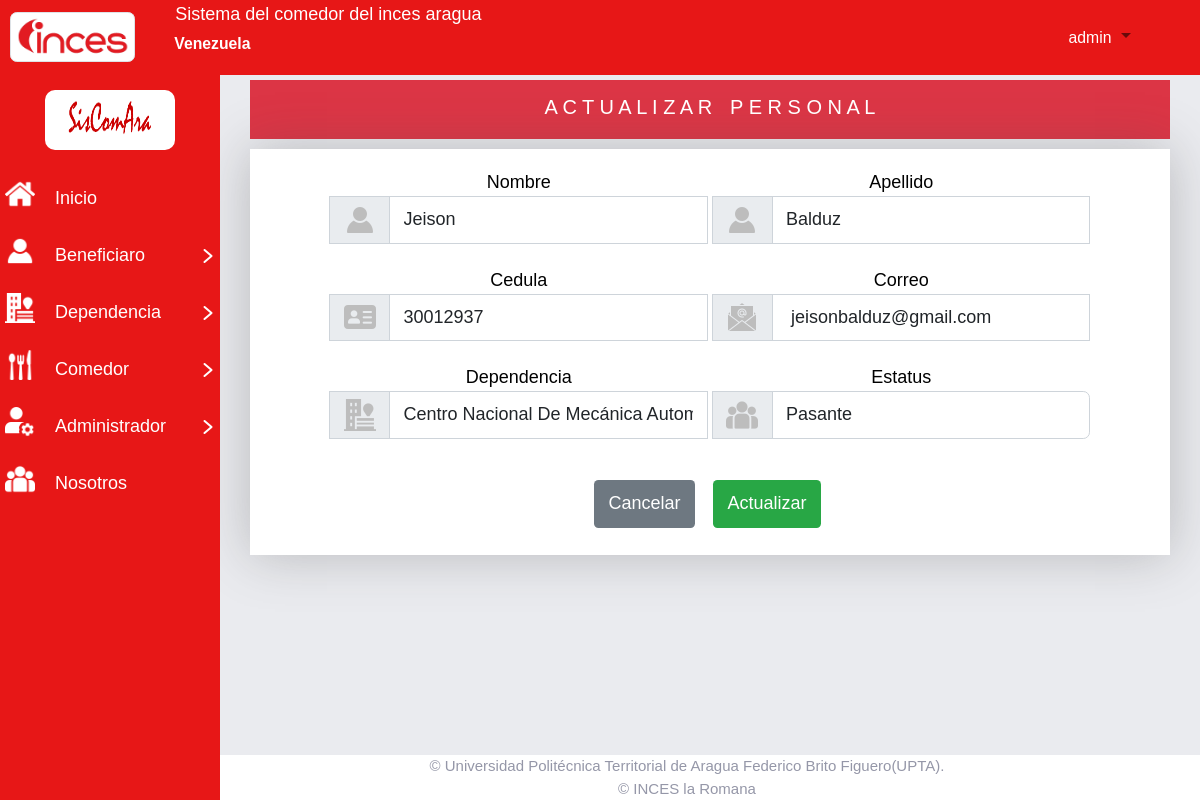
Page /sistema/actualizar-personal.php?tabla=1 (signed in) on the committed database.
### tables this page shows
CREATE TABLE `personal` (
  `idpersonal` int(11) NOT NULL,
  `nombre` varchar(50) DEFAULT NULL,
  `apellido` varchar(50) DEFAULT NULL,
  `cedula` int(50) DEFAULT NULL,
  `correo` varchar(100) DEFAULT NULL,
  `idsede` int(100) DEFAULT NULL,
  `idestatus` int(100) DEFAULT NULL,
  `fecha` varchar(10) DEFAULT NULL,
  `hora` varchar(20) DEFAULT NULL,
  `activo` int(1) DEFAULT NULL,
  `id_usuario` int(11) DEFAULT NULL
);

CREATE TABLE `sedes` (
  `idsede` int(11) NOT NULL,
  `sede` varchar(50) DEFAULT NULL,
  `idestados` int(11) DEFAULT NULL,
  `codigo` int(50) DEFAULT NULL,
  `fecha` varchar(20) DEFAULT NULL,
  `hora` varchar(20) DEFAULT NULL,
  `iden_usuario` int(20) DEFAULT NULL,
  `estado_sede` int(11) DEFAULT NULL
);

CREATE TABLE `estatus` (
  `idestatus` int(11) NOT NULL,
  `estatus` varchar(50) DEFAULT NULL,
  `estatus_fecha` varchar(20) DEFAULT NULL,
  `estatus_hora` varchar(15) DEFAULT NULL,
  `iden_usuario` int(11) DEFAULT NULL,
  `estado_estatus` int(11) DEFAULT NULL
);

### sistema/actualizar-personal.php (the view, shortened to what this page needs)
<?php
include("php/rol.php");
$idPersonalRegistro = $_GET['tabla'];
  $consulta_registro_personal = "SELECT * FROM personal
  INNER JOIN sedes ON personal.idsede = sedes.idsede
  INNER JOIN estatus ON personal.idestatus = estatus.idestatus
  WHERE idpersonal='".$idPersonalRegistro."' ";
$resultado_registro_personal = $conexion->query($consulta_registro_personal);
while ($rowPersonal=$resultado_registro_personal->fetch_assoc()){
  $nombrePersonal= $rowPersonal['nombre'];
  $apellidoPersonal = $rowPersonal['apellido'];
  $cedulaPersonal = $rowPersonal['cedula'];
  $correoPersonal = $rowPersonal['correo'];
  $sedePersonal = $rowPersonal['sede'];
  $idsedePersonal = $rowPersonal['idsede'];
  $estatusPersonal = $rowPersonal['estatus'];
  $idestatusPersonal = $rowPersonal['idestatus'];
}
?>
<!DOCTYPE html>
<html lang="en">
<head>
   <link rel="stylesheet" href="css/bootstrap.min.css">
    <link rel="stylesheet" href="css/menus.css">
    <link rel="stylesheet" href="css/botones.css">
</head>
<?php include("include/header.php");?>
<div id="contenedor-primario"class="contenedor-primario container-fluid aling-items-center d-flex ">
    <div id="contenedor-segundario"class="contenedor-segundario  ">
      <div class="nombre-tabla container-fluid d-flex justify-content-center bg-danger">
        <h4 class="text-white me-3">A C T U A L I Z A R </h4><h4 class="text-white"> P E R S O N A L</h4>
      </div>
      <div class="formulario ">
        <form class="" action="" method="POST">
                <div class="input-edit input-group mb-3 ">
                    <label class="" for="">Nombre</label>
                    <span class="input-group-text" ><img src="icons/usuario-usuario.png" alt=""></span>
                    <input class="form-control" type="text" id="editar-nombre" name="editar-nombre" autocomplete="off" value="<?php echo $nombrePersonal;?>" placeholder="Nombre" onkeypress="return soloLetras(event);"><br>
                </div>
                <div class="input-edit input-group  mb-3">
                    <label class="" for="">Apellido</label>
                    <span class="input-group-text" ><img src="icons/usuario-usuario.png" alt=""></span>
                    <input class="form-control" type="text" id="editar-apellido" name="editar-apellido" autocomplete="off"  value="<?php echo $apellidoPersonal;?>" placeholder="Apellido" onkeypress="return soloLetras(event);"><br>
                </div>
                <div class="input-edit input-group  mb-3">
                    <label class="" for="">Cedula</label>
                    <span class="input-group-text" ><img src="icons/cedula2.png" alt=""></span>
                    <input  minlength="6" maxlength="10"class="form-control" id="editar-cedula" autocomplete="off" type="text" name="editar-cedula" value="<?php echo $cedulaPersonal;?>" placeholder="Cedula" onkeypress="return SoloNumeros(event);"><br>
                </div>
                <div class="input-edit input-group mb-3">
                    <label class="" for="">Correo</label>
                    <span class="input-group-text" ><img src="icons/email.png" alt=""></span>
                    <input class="form-control" id="editar-correo" type="text" name="editar-correo" autocomplete="off" value="<?php echo $correoPersonal;?>" placeholder="Correo" ><br>
                </div>
                <div class="input-edit input-group mb-3">
                    <label class="" for="">Dependencia</label>
                    <span class="input-group-text" ><img src="icons/sede-sede.png" alt=""></span>
                    <select class="form-control" id="editar-dependencia" name="editar-sede" ><br>
                     <option value="<?php echo $idsedePersonal;?>"><?php echo $sedePersonal;?></option>
                    </select>
                    <br>
                </div>
                <div class="input-edit input-group mb-3">
                    <label class="" for="">Estatus</label>
                    <span class="input-group-text" ><img src="icons/grupo1.png" alt=""></span>
                    <select class="form-control"   name="editar-estatus"><br>
                    <option value="<?php echo $idestatusPersonal;?>"><?php echo $estatusPersonal;?></option>
                    </select>
                </div>
                <div class="contenedor-botones container-fluid d-flex justify-content-center mt-3 mb-4 ">
                  <button type="button" class="boton-alerts-gris me-3" id="boton-cancelar">Cancelar</button>
                  <input type="submit" class="boton-alerts-verde" name="boton-guardar" value="Actualizar">
                </div>
            </div>
      </div>
  <footer class="contenedor-upta d-flex ">
    <div>
      <p>&copy Universidad Politécnica Territorial de Aragua Federico Brito Figuero(UPTA).</p>
      <p>&copy INCES la Romana</p>
    </div>
  </footer>
</div>
</body>
</html>

### sistema/css/menus.css (style rules this page uses)
*, *:before, *:after { margin: 0; padding: 0; -webkit-box-sizing: border-box; -moz-box-sizing: border-box; box-sizing: border-box; }
html { font-family: 'Open Sans', sans-serif; font-size: 18px; }
#menu_principal a, label { color: #fff; display: block; text-decoration: none; -webkit-transition: all .5s ease; -o-transition: all .5s ease; transition: all .5s ease; width: 100%; }

### sistema/css/botones.css (style rules this page uses)
.boton-alerts-verde { border-radius: .25em; color: #fff; font-size: 1em; text-decoration: none; background-color:#28a745; align-items: center; display: flex; flex-direction: row; font-size: 1rem; justify-content: center; padding: .6rem .8rem; border: none; text-decoration: none; }
.boton-alerts-gris { border-radius: .25em; color: #fff; font-size: 1em; text-decoration: none; background-color:#6e7881; align-items: center; display: flex; flex-direction: row; font-size: 1rem; justify-content: center; padding: .6rem .8rem; border: none; text-decoration: none; }

### sistema/css/menu_2.0.css (style rules this page uses)
* { margin: 0; padding: 0; box-sizing: border-box; }
body { background: #EAEBEF; font-family: 'Poppins', sans-serif; }

### sistema/actualizar-personal.php (style rules this page uses)
body { background: #e7e7e7; }
.container, .container-fluid, .container-lg, .container-md, .container-sm, .container-xl, .container-xxl { --bs-gutter-x: 0rem; --bs-gutter-y: 0; }
.contenedor-primario { height: 100vh; flex-direction: column; align-items: center; }
.nombre-tabla { padding: 15px 0 10px 0px; margin-bottom: 10px; margin-top: 80px; flex-wrap: wrap; }
.nombre-tabla h4 { font-size: 20px; margin-bottom: 10px; }
.contenedor-segundario { padding: 0 30px 0 250px; }
.formulario { width: 100%; box-shadow: 0px 0px 50px #5555; width: 100%; background: white; margin-bottom: 24px; }
.formulario form { padding: 20px 80px 0px 80px; display: grid; grid-template-columns: 1fr 1fr; gap: 5px; }
.input-edit { text-align: center; }
.input-edit label { color: black; }
.contenedor-upta { flex-direction: column; display: flex; justify-content: end; height: 100vh; width: 100%; }
.contenedor-upta div { background-color: white; text-align: center; padding: 0 0 0 174px; }
.contenedor-upta p { margin-bottom: 0; color: #9597a8; font-size: 15px; }
.contenedor-botones { width: 200%; }

### rows in the picture
personal: editar-nombre "Jeison", editar-apellido "Balduz", editar-cedula "30012937", editar-correo "jeisonbalduz@gmail.com", editar-sede "Centro Nacional De Mecánica Automotriz", editar-estatus "Pasante"

### other values in the picture
$_SESSION['usuario'] "admin"
